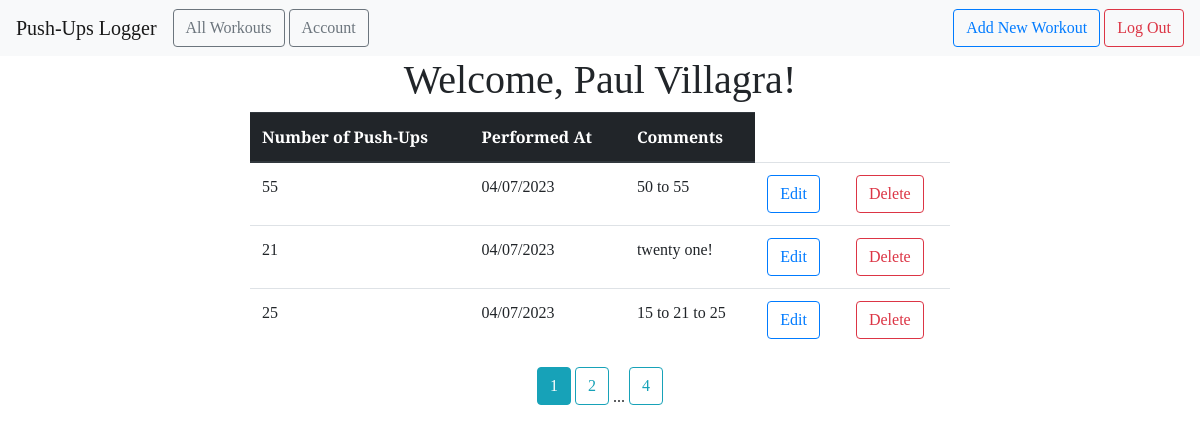
The page /all (signed in) on the database its author committed.
### pushups_logger/models.py (models this page shows)
class User(db.Model, UserMixin):
    id = db.Column(db.Integer, primary_key=True)  # primary keys are required by SQLAlchemy
    email = db.Column(db.String(100), unique=True)
    password = db.Column(db.String(100))
    name = db.Column(db.String(1000))
    workouts = db.relationship('Workout', backref='author', lazy=True)

class Workout(db.Model):
    id = db.Column(db.Integer, primary_key=True)
    pushups = db.Column(db.Integer, nullable=False)
    date_posted = db.Column(db.DateTime, nullable=False, default=datetime.utcnow)
    comment = db.Column(db.Text, nullable=False)
    user_id = db.Column(db.Integer, db.ForeignKey('user.id'), nullable=False)

### pushups_logger/main.py (the view)
@main.route('/all')
@login_required
def user_workouts():
    page = request.args.get('page', 1, type=int)
    user = User.query.filter_by(email=current_user.email).first_or_404()
    workouts = Workout.query.filter_by(author=user).paginate(page=page, per_page=3)
    return render_template('all_workouts.html', workouts=workouts, user=user)

### pushups_logger/__init__.py (called while the page is built)
def create_app():
    app = Flask(__name__)
    app.config['SECRET_KEY'] = 'secret-key-goes-here'
    app.config['SQLALCHEMY_DATABASE_URI'] = 'sqlite:///' + os.path.join(os.getcwd(), 'pushups_logger/db.sqlite')
    db.init_app(app)
    login_manager = LoginManager()
    login_manager.login_view = 'auth.login'
    login_manager.init_app(app)
    from .models import User
    @login_manager.user_loader
    def load_user(user_id):
        return User.query.get(int(user_id))
    with app.app_context():
        db.create_all()
    from .main import main as main_blueprint
    app.register_blueprint(main_blueprint)
    from .auth import auth as auth_blueprint
    app.register_blueprint(auth_blueprint)
    return app

### pushups_logger/templates/all_workouts.html (shortened to what this page needs)
{% extends "base.html" %} {% block head %} {{ super() }}
<link
  rel="stylesheet"
  href="{{ url_for('static', filename= 'extended_beauty.css') }}"
/>
{% endblock %} {% block content %}
<center>
  <h1>
    Welcome, {{ user.name }}!
  </h1>
</center>
<center>
  <div>
    <table class="table table-hover" style="width: 700px;">
      <thead class="thead-dark">
        <tr>
          <th scope="col">Number of Push-Ups</th>
          <th scope="col">Performed At</th>
          <th scope="col">Comments</th>
        </tr>
      </thead>
      <tbody>
        {% for workout in workouts.items %}
        <tr>
          <td>{{ workout.pushups }}</td>
          <td>{{ workout.date_posted.strftime('%m/%d/%Y') }}</td>
          <td>{{ workout.comment }}</td>
          <td>
            <a
              href="{{ url_for('main.update_workout', workout_id=workout.id) }}"
              class="btn btn-outline-primary"
              role="button"
            >
              Edit
            </a>
          </td>
          <td>
            <a
            href="{{ url_for('main.delete_workout', workout_id=workout.id) }}"
              class="btn btn-outline-danger"
              role="button"
            >
              Delete
            </a>
          </td>
        </tr>
        {% endfor %}
      </tbody>
    </table>
    {% for page_num in workouts.iter_pages(left_edge=1, right_edge=1, left_current=1, right_current=1) %} {% if page_num %} {% if workouts.page == page_num %}
    <a
      class="btn btn-info mb-4"
      href="{{ url_for('main.user_workouts', page=page_num) }}"
      >{{ page_num }}</a
    >
    {% else %}
    <a
      class="btn btn-outline-info mb-4"
      href="{{ url_for('main.user_workouts', page=page_num) }}"
      >{{ page_num }}</a
    >
    {% endif %} {% else %} ... {% endif %} {% endfor %}
  </div>
</center>
{% endblock %}

### pushups_logger/templates/base.html (shortened to what this page needs)
<!DOCTYPE html>
<html lang="en">
  <head>
    {% block head %}
    <link
      rel="stylesheet"
      href="{{ url_for('static', filename= 'beauty.css') }}"
    />
    <link
      rel="stylesheet"
      href="https://maxcdn.bootstrapcdn.com/bootstrap/4.0.0/css/bootstrap.min.css"
    />
    {% endblock %}
  </head>
  <body>
    <nav class="navbar navbar-expand-lg navbar-light bg-light">
      <a class="navbar-brand" href="{{ url_for('main.index') }}"
        >Push-Ups Logger</a
      >
      <div class="collapse navbar-collapse" id="navbarSupportedContent">
        <ul class="navbar-nav mr-auto">
          <li class="nav-item active">
            <a
              href="{{ url_for('main.user_workouts') }}"
              class="btn btn-outline-secondary"
              role="button"
              >All Workouts</a
            >
          </li>
          <li class="nav-item">
            <a
              href="{{ url_for('main.profile') }}"
              class="btn btn-outline-secondary"
              role="button"
              style="margin-left: 4px;"
              >Account</a
            >
          </li>
        </ul>
        <form class="form-inline my-2 my-lg-0">
          {% if current_user.is_authenticated %}
          <a
            href="{{ url_for('main.new_workout') }}"
            class="btn btn-outline-primary"
            role="button"
            >Add New Workout</a
          >
          {% endif %} {% if current_user.is_authenticated %}
          <a
            href="{{ url_for('auth.logout') }}"
            class="btn btn-outline-danger"
            role="button"
            style="margin-left: 4px;"
            >Log Out</a
          >
          {% endif %}
        </form>
      </div>
    </nav>
    {% block content %} {% endblock %}
  </body>
</html>

### pushups_logger/static/beauty.css (style rules this page uses)
* { font-family: "Arvo", serif; }

### pushups_logger/static/extended_beauty.css (style rules this page uses)
h1, h2, h4, p { font-family: "Arvo", serif; }

### rows shown on the page
User: name "Paul Villagra"
Workout: pushups "55", date_posted "04/07/2023", comment "50 to 55"
Workout: pushups "21", date_posted "04/07/2023", comment "twenty one!"
Workout: pushups "25", date_posted "04/07/2023", comment "15 to 21 to 25"

### other values the page prints
{{ page_num }} "1"
{{ page_num }} "2" "4"
